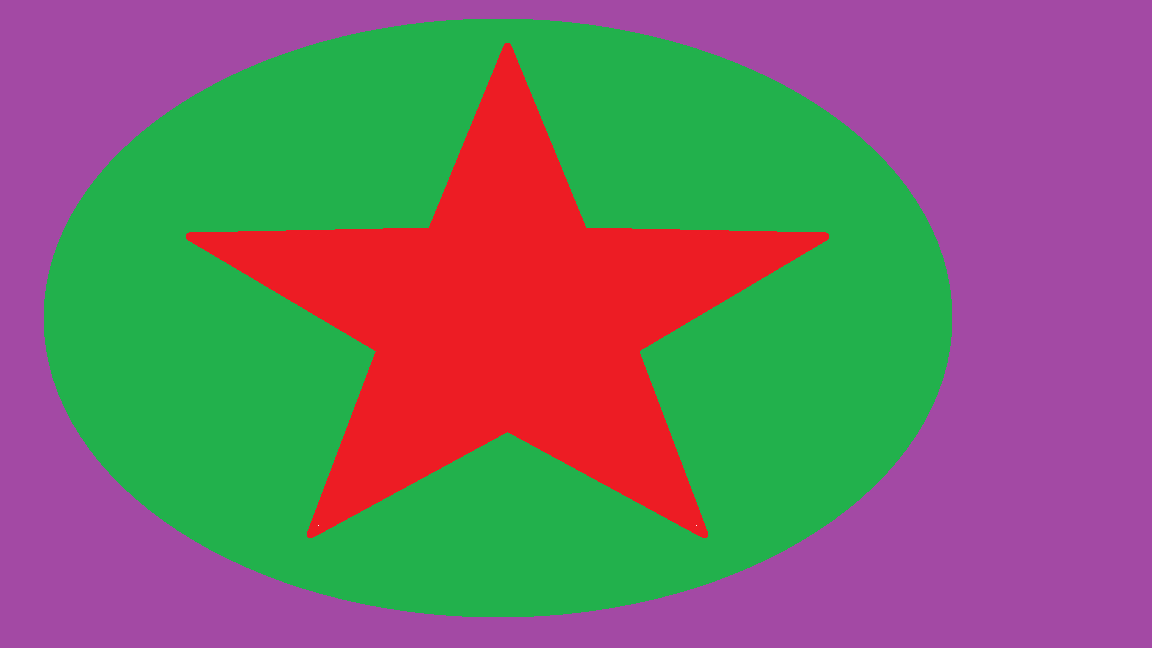
#> input picture Q24/estrela.png, 1152 x 648 px
$ jupyter execute --allow-errors Q24.ipynb
#> lines starting #> are read from the running program, lines starting #| are printed output that depends on the picture
#> further down, image is the input picture: shape (648, 1152, 3); mean B, G, R 107.5, 109.8, 120.1
[cell 1]
import cv2
import numpy as np
from numba import njit

seed = (0, 0)

# Note: it is not possible to use the numba package, since it not interpret
# the python form of rgb image required in the question
def region_growing(image, seed=None):

    # Get the rows and columns of the image
#> called with seed = (0, 0)
    rows, cols = image.shape[:2]
#> rows = 194; cols = 346

    # Get the seed point
    xc, yc = seed

    # Create a matrix that will contain the segmented region
    segmented = np.zeros_like(image)

    # Reference Color and Mark the seed point in the image
    ref_color = image[xc, yc]
#> ref_color = [164, 73, 163]
    segmented[xc, yc] = ref_color

    # Loop through the image until the region stop growing
    current_found = 0
    previous_points = 1

    while previous_points != current_found:

        previous_points = current_found
        current_found = 0
        for row in range(rows):
            for col in range(cols):
                # Verify if we reach the ROI and search through the neighborhood to see if the pixel is of the same
                # object, then if the pixel is part of the object put them in the segmented image
                k = segmented[row, col]
                if np.all(k==ref_color):
                    if np.all(image[row - 1, col - 1]==ref_color):
                        segmented[row - 1, col - 1] = ref_color
                        current_found += 1
                    if np.all(image[row - 1, col]== ref_color):
                        segmented[row - 1, col] = ref_color
                        current_found += 1
                    if np.all(image[row - 1, col + 1]== ref_color):
                        segmented[row - 1, col + 1] = ref_color
                        current_found += 1
                    if np.all(image[row, col - 1]== ref_color):
                        segmented[row, col - 1] = ref_color
                        current_found += 1
                    if np.all(image[row, col + 1]== ref_color):
                        segmented[row, col + 1] = ref_color
                        current_found += 1
                    if np.all(image[row + 1, col - 1]== ref_color):
                        segmented[row + 1, col - 1] = ref_color
                        current_found += 1
                    if np.all(image[row + 1, col]== ref_color):
                        segmented[row + 1, col] = ref_color
                        current_found += 1
                    if np.all(image[row + 1, col + 1]== ref_color):
                        segmented[row + 1, col + 1] = ref_color
                        current_found += 1
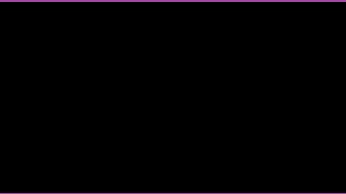
#> segmented: shape (194, 346, 3); mean of channels 0, 1, 2 2.5, 1.1, 2.5; drawn as B, G, R

    return segmented


def mouse_event(event, x, y, flags, param):
    # Verify if the left button is pressed
    if event == cv2.EVENT_LBUTTONDOWN:
        global seed

        # Update the seed point
        seed = (y, x)

#> (the rest of this cell did not finish here and is left out)
